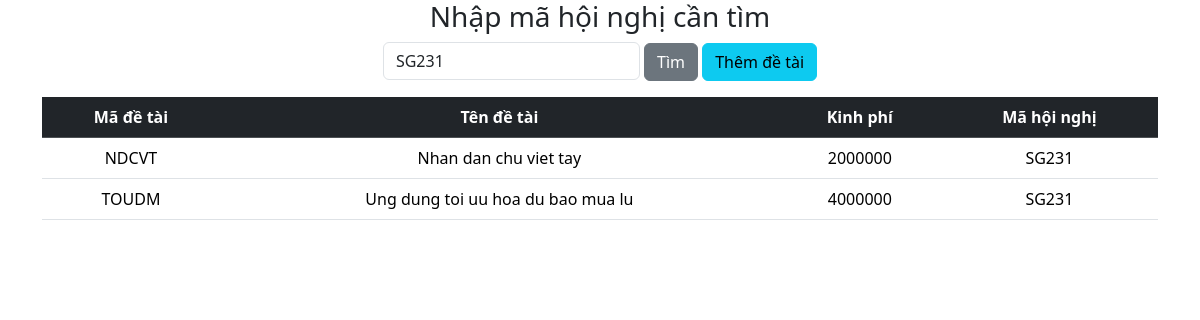
Page /217480201052_TranHaiDang/BaiLam/timkiem.php?inputSearch=SG231 on the committed database.
### tables this page shows
CREATE TABLE `dsdetai` (
  `MADETAI` varchar(10) NOT NULL COMMENT 'Ma de tai',
  `TENDETAI` varchar(50) NOT NULL COMMENT 'Ten de tai',
  `KINHPHI` int(11) NOT NULL COMMENT 'Kinh phi',
  `MAHN` varchar(10) NOT NULL COMMENT 'Ma hoi nghi'
);

### 217480201052_TranHaiDang/BaiLam/timkiem.php (the view, shortened to what this page needs)
<!DOCTYPE html>
<html lang="en">
<head>
    <link rel="stylesheet" href="../bootstrap/css/bootstrap.css">
</head>
<body>
    <div class="container">
        <div class="text-center bg-muted mb-3">
            <form action="" method="get">
                <h3>Nhập mã hội nghị cần tìm</h3>
                <input type="text" name="inputSearch" id="inputSearch" class="form-control d-inline w-auto" placeholder="Nhập  mã hội nghị"
                    value="<?php  echo isset($_GET['inputSearch']) ? $_GET['inputSearch'] : '';
                    ?>"
                >
                <button type="submit" class="btn btn-secondary">Tìm</button>
                <button type="submit" class="btn btn-info" onclick="window.open('insert.html');">Thêm đề tài</button>
            </form>
        </div>
        <table class="table table-hover text-center">
            <thead class="table-dark">
                <tr>
                    <th scope="col">Mã đề tài</th>
                    <th scope="col">Tên đề tài</th>
                    <th scope="col">Kinh phí</th>
                    <th scope="col">Mã hội nghị</th>
                </tr>
            </thead>
            <tbody>
                <?php
                    include ("connectDB.php");
                    $search = '';
                    if (isset($_GET['inputSearch'])) {
                        $search = $_GET['inputSearch'];
                    }
                    $sql = "SELECT * FROM `dsdetai`";
                    if (!empty($search)) {
                    $sql = "SELECT * FROM `dsdetai` WHERE `MAHN` LIKE '%$search%'";
                }
                $result = mysqli_query($conn, $sql);
                if ($result->num_rows > 0) {
                    while($row = mysqli_fetch_assoc($result)) {
                        echo "<tr>
                            <td> {$row['MADETAI']} </td>
                            <td> {$row['TENDETAI']} </td>
                            <td> {$row['KINHPHI']} </td>
                            <td> {$row['MAHN']} </td>
                        </tr>";
                    }
                }
                else {
                    echo "<tr>
                        <td colspan='6'>Không có thông tin </td>
                    </tr>";
                }
            ?>
        </tbody>
    </table>
    </div>
</body>
</html>

### 217480201052_TranHaiDang/BaiLam/timkiem.php (style rules this page uses)
* { padding: 0; margin: 0; box-sizing: border-box; }

### rows in the picture
dsdetai: MADETAI "NDCVT", TENDETAI "Nhan dan chu viet tay", KINHPHI "2000000", MAHN "SG231"
dsdetai: MADETAI "TOUDM", TENDETAI "Ung dung toi uu hoa du bao mua lu", KINHPHI "4000000", MAHN "SG231"
